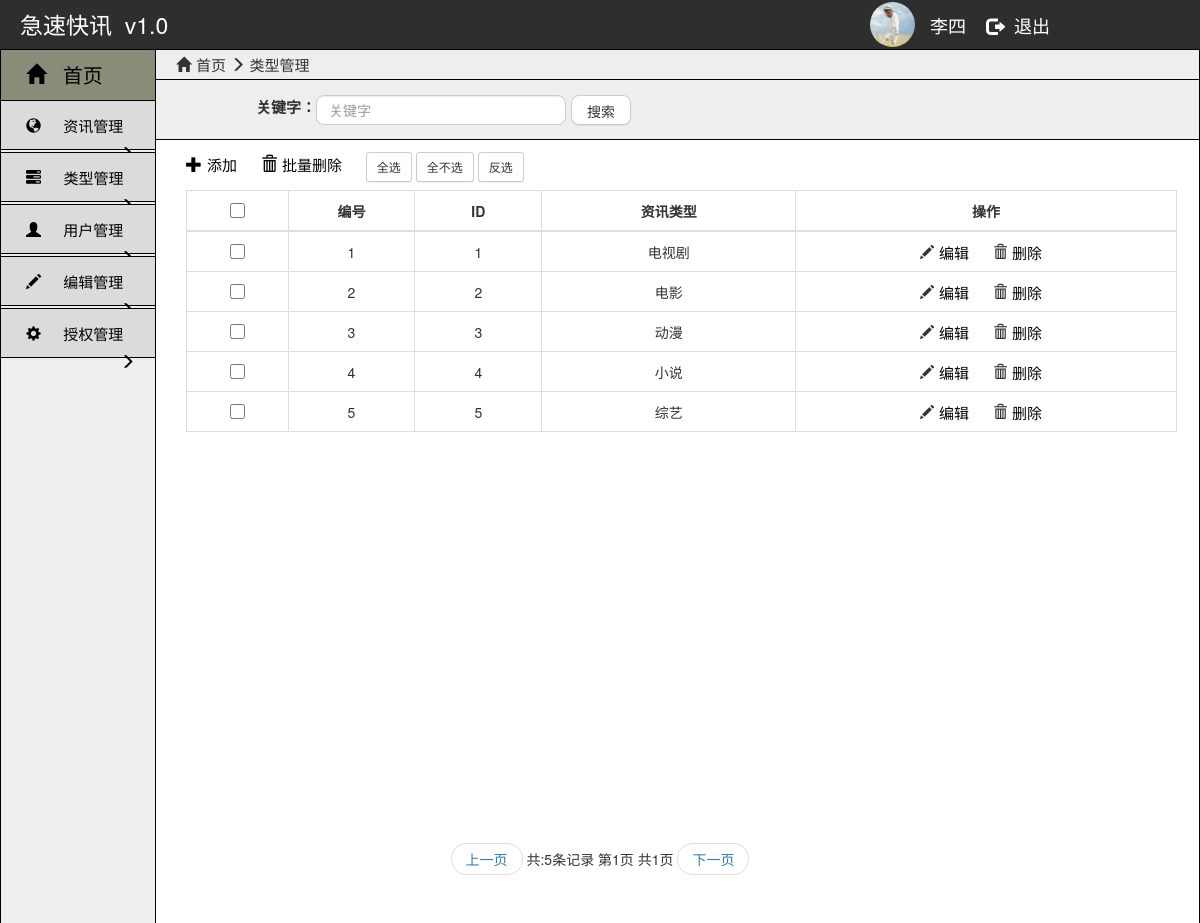
Screenshot of /backstage/typeList.php (signed in) with the database file from the repository.
### tables this page shows
CREATE TABLE IF NOT EXISTS `newstype` (
  `type_id` int(11) NOT NULL AUTO_INCREMENT COMMENT '类型id',
  `type` varchar(10) NOT NULL COMMENT '类型名称  最多十位',
  PRIMARY KEY (`type_id`)
);

### common/user_paging.php (called while the page is built, shortened)
<?php
$pagesize = 7;
$pageindex = 0;
$offset = $pageindex * $pagesize;

### backstage/typeList.php (the view, shortened to what this page needs)
<!doctype html>
<html lang="en">
<head>
    <link rel="stylesheet" href="../css/bootstrap-theme.min.css">
    <link rel="stylesheet" href="../css/bootstrap.min.css">
    <link rel="stylesheet" href="../css/List.css">
</head>
<body>
<?php
    include dirname(__FILE__) . "/../common/backstage_top.php";
    include dirname(__FILE__) . "/../common/backstage_left.php";
?>
    <div class="right">
        <div class="right-top">
            <span class="glyphicon glyphicon-home" aria-hidden="true" style="margin-left: 20px;margin-right: 5px"></span>首页
            <span class="glyphicon glyphicon-menu-right" aria-hidden="true"></span>
            <span>类型管理</span>
        </div>
        <div class="right-search">
            <form action="searchFor.php" method="post">
                <label >关键字：</label>
                <input type="text" class="form-control" name="ssearch" placeholder="关键字">
                <button type="submit" class="btn btn-default">搜索</button>
            </form>
        </div>
        <div class="right-content">
            <div class="right-content-top">
                <a href="typeAdd.php"><span class="glyphicon glyphicon-plus" aria-hidden="true"></span>添加</a>
                <a onclick="alldel();"><span class="glyphicon glyphicon-trash" aria-hidden="true"></span>批量删除</a>
                <button class="btn btn-default btn-sm" onclick="allcheck()">全选</button>
                <button class="btn btn-default btn-sm" onclick="allnotcheck()">全不选</button>
                <button class="btn btn-default btn-sm" onclick="backcheck()">反选</button>
            </div>
            <div class="right-content-table">
                <table class="table table-bordered">
                    <thead>
                    <tr >
                        <th style="width: 4%;vertical-align: middle;"><input type="checkbox" onclick="backcheck()" name="opt1" style="width: 15px;height: 15px;"></th>
                        <th style="width: 5%;vertical-align: middle;">编号</th>
                        <th style="width: 5%;vertical-align: middle;">ID</th>
                        <th style="width: 10%;vertical-align: middle;">资讯类型</th>
                        <th style="width: 15%;vertical-align: middle;">操作</th>
                    </tr>
                    </thead>
                    <tbody>
                    <?php
                    include_once dirname(__FILE__) . "/../common/user_paging.php";
                    include_once dirname(__FILE__) . "/../common/db.php";
                    $countRes = mysqli_query($con,"select count(*) from newstype");
                    $row = mysqli_fetch_array($countRes);
                    $count = $row[0];
                    $res = mysqli_query($con,"select * from newstype limit $offset,$pagesize ");
                    while($row = mysqli_fetch_array($res,MYSQLI_ASSOC)){
                  ?>
                        <tr>
                            <td style="vertical-align: middle;"><input type="checkbox" name="opt" value="<?php echo $row["type_id"]?>" style="width: 15px;height: 15px;"></td>
                            <td style="vertical-align: middle;"><?php echo $number+=1?></td>
                            <td style="vertical-align: middle;"><?php echo $row["type_id"]?></td>
                            <td style="vertical-align: middle;"><?php echo $row["type"]?></td>
                            <td style="vertical-align: middle;">
                                <span class="glyphicon glyphicon-pencil" aria-hidden="true"><a href="typeEdit.php?type_id=<?php echo $row["type_id"]?>">编辑</a></span>
                                <span class="glyphicon glyphicon-trash" aria-hidden="true"><a href="../type/typeDelete.php?type_id=<?php echo $row["type_id"]?>" onclick="javascript:return confirm('是否确认删除')">删除</a></span>
                            </td>
                        </tr>
                    <?php
                    } ?>
                    </tbody>
                </table>
                <nav class="navbar navbar-fixed-bottom" style="margin-bottom: 50px">
                    <br/>
                    <ul class="pager" >
                        <li><a href="typeList.php?pageindex=<?php echo $pageindex-1 < 0 ? 0 : $pageindex-1  ?>">上一页</a></li>
                        <li>共:<?php echo $count ?>条记录&nbsp第<?php $_SESSION["pageindex"]= $pageindex+1;echo $_SESSION["pageindex"]?>页&nbsp共<?php echo ceil($count/$pagesize)?>页</li>
                        <li><a href="typeList.php?pageindex=<?php echo $pageindex+1>=ceil($count/$pagesize) ? ceil($count/$pagesize)-1:$pageindex+1 ?>">下一页</a></li>
                    </ul>
                </nav>
            </div>
        </div>
    </div>
</body>
</html>

### css/List.css (style rules this page uses)
.right { width: 87%; height: 895px; float: right; border-bottom: 1px solid black; border-right: 1px solid black; }
.right-top { width: 100%; height: 30px; border-bottom: 1px solid black; background: rgb(238,238,238); font-size: 15px; line-height: 30px; }
.right-search { width: 100%; height: 60px; border-bottom: 1px solid black; background: rgb(238,238,238); }
.right-search label { line-height: 55px; font-size: 15px; margin-left: 100px; float: left; }
.right-search input { width: 250px; height: 30px; float: left; margin-top: 15px; margin-right: 5px; border-radius:8px; }
.right-search button { margin-top: 15px; width:60px; height: 30px; line-height: 19px; border-radius:8px; }
.right-content { width: 100%; height: 617px; }
.right-content-top { width: 100%; height: 50px; padding-left: 30px; }
.right-content-top a { text-align: left; line-height: 50px; font-size: 15px; color: black; margin-right: 20px; }
.right-content-top span { line-height: 40px; font-size: 16px; margin-right: 5px; }
.right-content-table { width: 95%; margin-left: 30px; }
.right-content-table thead tr th { vertical-align: middle; text-align: center; }
.right-content-table tbody tr td { text-align: center; }
.right-content-table span { margin-right: 10px; }
.right-content-table tbody tr td span>a { color: black; font-size: 15px; margin-left: 5px; }

### rows the page displays
newstype: number "1", type_id "1", type "电视剧"
newstype: number "2", type_id "2", type "电影"
newstype: number "3", type_id "3", type "动漫"
newstype: number "4", type_id "4", type "小说"
newstype: number "5", type_id "5", type "综艺"

### other values shown
$_SESSION["account"] "李四"
$count "5"
$_SESSION["pageindex"] "1"
ceil($count/$pagesize) "1"
